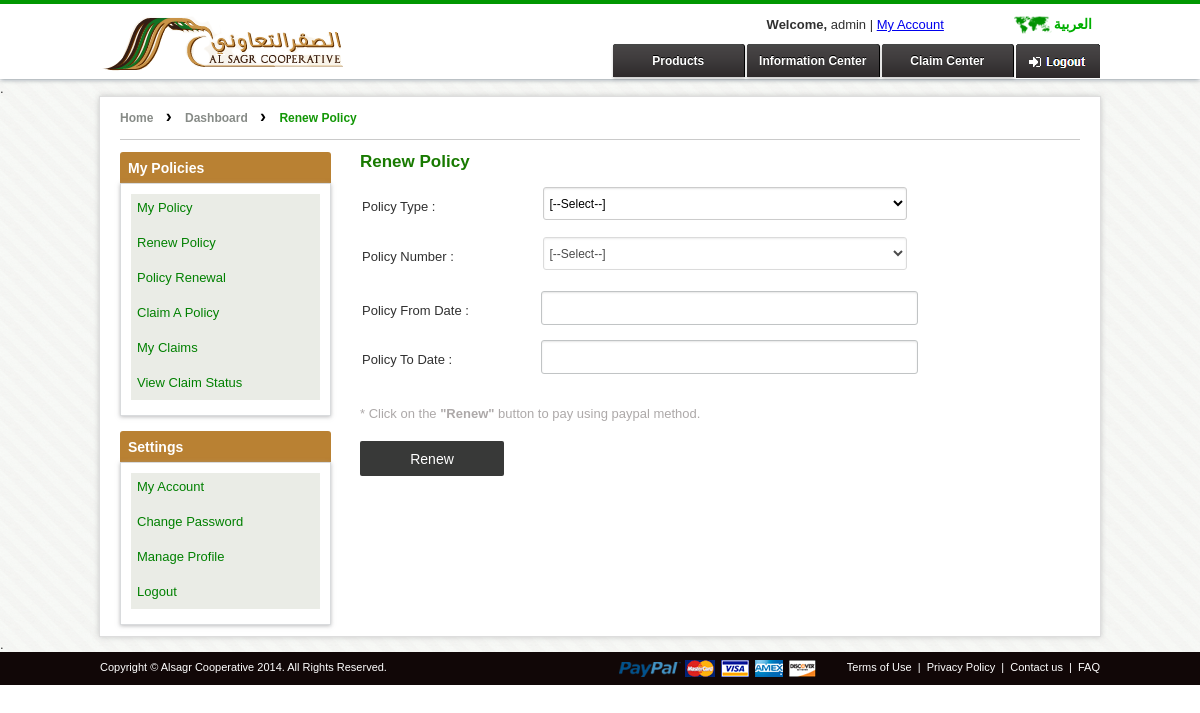
/index.php?page=renew-policy (signed in), run on the app's committed database.
### tables this page shows
CREATE TABLE IF NOT EXISTS `ksa_user` (
`id` int(11) NOT NULL,
  `agent_id` int(11) NOT NULL,
  `customer_code` varchar(50) NOT NULL,
  `iqma_no` varchar(50) NOT NULL,
  `salutation` varchar(20) NOT NULL,
  `fname` varchar(100) NOT NULL,
  `lname` varchar(100) NOT NULL,
  `marital_status` varchar(22) NOT NULL,
  `gender` enum('m','f') NOT NULL,
  `accno` varchar(100) NOT NULL,
  `occupation` varchar(100) NOT NULL,
  `drive_license_no` varchar(60) NOT NULL,
  `accname` varchar(200) NOT NULL,
  `email` varchar(100) NOT NULL,
  `address1` text NOT NULL,
  `cus_photo` varchar(100) NOT NULL,
  `customer_type` enum('1','2') NOT NULL DEFAULT '1',
  `customer_source` enum('Online','Offline') NOT NULL DEFAULT 'Online',
  `address2` text NOT NULL,
  `country` varchar(50) NOT NULL,
  `state` text NOT NULL,
  `phone_mobile` varchar(15) NOT NULL,
  `phone_landline` varchar(15) NOT NULL,
  `dob` datetime NOT NULL,
  `created_date` datetime NOT NULL,
  `modified_date` timestamp NOT NULL DEFAULT CURRENT_TIMESTAMP ON UPDATE CURRENT_TIMESTAMP,
  `security_question` text NOT NULL,
  `security_answer` text NOT NULL,
  `policy_renewal` int(11) NOT NULL,
  `email_notification` int(11) NOT NULL
);

CREATE TABLE IF NOT EXISTS `ksa_menu` (
`menu_id` int(11) NOT NULL,
  `menu_title` varchar(200) NOT NULL,
  `menu_title_ar` text NOT NULL,
  `allias` varchar(200) NOT NULL,
  `menu_link` varchar(200) NOT NULL,
  `menu_position` int(11) NOT NULL,
  `menu_access` tinyint(4) NOT NULL DEFAULT '0',
  `menu_parent` varchar(200) NOT NULL DEFAULT 'demo',
  `menu_assign` int(11) NOT NULL,
  `menu_user` int(1) NOT NULL,
  `ordering` int(11) NOT NULL,
  `status` tinyint(1) NOT NULL DEFAULT '1',
  `create_date` date NOT NULL,
  `footer_menu_position` int(11) NOT NULL COMMENT '1 for quick links , 2 for Bottom Footer, 3 for Support Center'
);

### classes/dbFactory.php (called while the page is built, shortened)
<?php
class dbFactory {
	public function recordFetch( $idval, $table ){
		if($idval != "" && $table != "")
		{
			$table = explode(":",$table);
			$sq = mysql_query("SELECT * FROM $table[0] WHERE $table[1] = '$idval'");
			$dataList = mysql_fetch_assoc($sq);
			return $dataList;
		}else{
			return 2;
		}
	}
}
?>

### public/renew-policy.php (the view, shortened to what this page needs)
<?php $db = new dbFactory();
if(empty($_SESSION['uid']))
{
	header("location:index.php?page=sign-in");
}
else
{
?>
    <div class="innrebodypanel">
            <div class="clearfix" style="height:15px;">.</div>
            <div class="innerwrap">
                <div class="breadcrumb" >
                    <a itemprop="url" href="<?=BASE_URL?>">Home</a>
                    <span class="breeadset">&#8250;</span>
                    <a itemprop="url" href="<?=BASE_URL.'index.php?page=user-dashboard'?>">Dashboard</a>
                    <span class="breeadset">&#8250;</span>
                    <strong>Renew Policy</strong>
                </div>
                <?php include_once('includes/dashboard-sidebar.php'); ?>
                <div class="lg-6">
                	<form name="renew_form" id="renew_form" method="post">
                        <div class="rightformpan innerTFl">
                            <h1>Renew Policy</h1>
                            <table width="100%">
                              <tbody>
                                <tr height="20">
                                  <td width="25%">Policy Type : </td>
                                  <td width="75%">
                                    <select name="policy_type_id" id="policy_type_id" class="generalDropDown" onchange="getPolicyNos(this.value);" style="width:68%; float:left;">
                                      <option value="">[--Select--]</option>
                                    </select>
                                  </td>
                                </tr>
                                <tr height="20">
                                  <td width="25%">Policy Number : </td>
                                  <td width="75%">
                                      <span id="pno_section">
                                        <select name="policy_no" id="policy_no" class="generalDropDown" style="width:68%" disabled="disabled">
                                            <option value="">[--Select--]</option>
                                          </select>
                                      </span>
                                  </td>
                                </tr>
                                <tr>
                                    <td colspan="2">
                                        <table width="100%" cellpadding="0" cellspacing="0">
                                            <tbody><tr height="40" class="3">
                                  <td width="25%" class="3">Policy From Date : </td>
                                  <td width="75%">
                                    <input type="text" name="policy_insured_startdate" onchange="getPolicyEndDate(this.value);" id="policy_insured_startdate" disabled="disabled" value="" autocomplete="off" class="generalTextBox calender dis_fld" tabindex="3" style="width:69%; float:left; cursor:text;"  />
                                  </td>
                                </tr>
                                    <tr height="40">
                                      <td>Policy To Date : </td>
                                      <td><div>
                                          <input type="text" name="policy_insured_enddate" id="policy_insured_enddate" readonly="readonly" value="" autocomplete="off" class="generalTextBox calender dis_fld" disabled="disabled" tabindex="3" style="width:69%; float:left; cursor:text;">
                                        </div>
                                        <div id="date_loading" style="float:left; display:none;"><img src="images/loading.gif" style="height:25px;"></div></td>
                                    </tr>
                                </tbody></table>
                                    </td>
                                </tr>
                              </tbody>
                            </table>
                            <div>
                                <div class="clearfix" style="height:10px;"></div>
                                <div class="clearfix" style="height:10px;"></div>
                                <div style="color: rgb(173, 169, 169);">
                                * Click on the <strong>"Renew"</strong> button to pay using paypal method.
                                </div>
                                <div class="clearfix" style="height:20px;"></div>
                                <input name="renew" value="Renew" class="sub_btn dis_fld" type="submit" onclick="return validRenewForm();" style="text-align: center;width:20%; float:left;  height:35px; line-height:34px;">
                                <div class="clear" style="height:25px;">&nbsp;</div>
                            </div>
                          </div>
                    </form>
                </div>
            <div class="clearfix"></div>
            </div>
           <div class="clearfix" style="height:15px;">.</div>
    </div>
<?php } ?>

### includes/head-inner.php (shortened to what this page needs)
<header class="head-lg1">
    <div class="innerwrap_top">
        <figure class="logo">
            <a href="<?php echo BASE_URL;?>" style="float:left; position:relative; bottom:3px; margin-top: 3px;"><img src="images/logo.png" alt="" /></a>
        </figure>
        <figure class="navpan1" <?php if(isset($_SESSION['uid'])){ ?>style="margin-top: 13px;"<?php }else{?>style="margin-top: 29px;"<?php } ?>>
            <div style="text-align: center;"><?php if(isset($_SESSION['uid'])){ $reg_user_deatil = $db->recordFetch($_SESSION['uid'],USERTBL.":".'id'); echo "<strong>Welcome,</strong> ".$reg_user_deatil['fname']." | <a href='index.php?page=user-dashboard'>My Account</a>";  } ?></div>
            <div class="clearfix"></div>
            <?php if(isset($_SESSION['uid'])){
				 	$signinlink = 'index.php?page=sign-in&logoff=1';
					$btnstyle = 'class="logoutpan"';
				 }
		   ?>
          <div class="newnav">
			<a href="http://menacompare.com/alsagr/ar/" class="language">&#1575;&#1604;&#1593;&#1585;&#1576;&#1610;&#1577;</a>
                <ul>
                    <li><a href="#" onmouseover="showpanl();"  <?php if($_GET['page']=='product-details-comprehensive' || $_GET['page']=='product-details-tpl') { ?> class="showactive active" id="showactive" <?php } ?> >Products</a></li>
                    <li><a href="index.php?page=information-center" onmouseover="showpanl_hide();" <?php if($_GET['page']=='information-center' || $_GET['page']=='company-profile' || $_GET['page']=='board-of-directors' || $_GET['page']=='risk-we-insure' || $_GET['page']=='need-consultant-help' || $_GET['page']=='tips' || $_GET['page']=='locate-your-branch') { ?> class="showactive active" id="showactive" <?php } ?>>Information Center</a></li>
                    <li><a href="index.php?page=claim-center" onmouseover="showpanl_hide();" <?php if($_GET['page']=='claim-center' ) { ?> class="showactive active" id="showactive" <?php } ?>>Claim Center</a></li>
                    <a href="<?=$signinlink?>" <?=$btnstyle?>></a>
                </ul>
          </div>
        </figure>
    </div>
</header>

### includes/footer-inner.php (shortened to what this page needs)
<div class="footerpan">
        	<div class="innerwrap_top">
				<div class="fot_L">Copyright &copy; Alsagr Cooperative 2014. All Rights Reserved.</div>
				<div class="fot_R">
					<div class="footericons">
                <img src="<?=SITE_URL?>images/footericons.png" alt="" />
            </div>
					<?php $i = 1;
            $row=mysql_query("SELECT * FROM ".PAGEMENU." WHERE menu_position = '3' and footer_menu_position = '2' AND status='1' ORDER BY ordering ASC");
            $num_rows=mysql_num_rows($row);
            $count = 0;
            while($ress=mysql_fetch_array($row))
            {
            $count++;
            $menu_title = $ress['menu_title'];
            if($ress['menu_link'] != ""){
                $menu_link=$ress['menu_link'];
            }else{
                $menu_link= BASE_URL.strtolower($ress['allias']);
            }
            ?>
		 	<a href="<?php echo $menu_link;?>"<?php echo $cactiv;?>><?php echo stripslashes($menu_title);?></a>
            <?php if($count != $num_rows){echo '&nbsp;|&nbsp;';}?>
            <?php }?>
				</div>
			</div>
        </div>
	</div>

### data on the page
ksa_user: fname "admin"
ksa_menu: menu_title "Terms of Use"
ksa_menu: menu_title "Privacy Policy"
ksa_menu: menu_title "Contact us"
ksa_menu: menu_title "FAQ"
